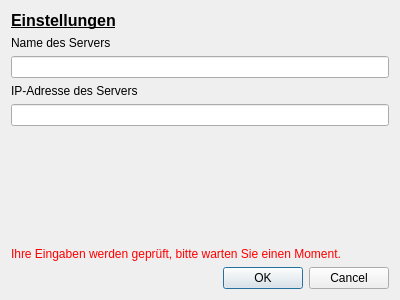
<?xml version="1.0" encoding="UTF-8"?>
<ui version="4.0">
 <class>SettingsDialog</class>
 <widget class="QDialog" name="SettingsDialog">
  <property name="geometry">
   <rect>
    <x>0</x>
    <y>0</y>
    <width>400</width>
    <height>300</height>
   </rect>
  </property>
  <property name="windowTitle">
   <string>Dialog</string>
  </property>
  <layout class="QVBoxLayout" name="verticalLayout">
   <item>
    <widget class="QLabel" name="label">
     <property name="text">
      <string>&lt;html&gt;&lt;head/&gt;&lt;body&gt;&lt;p&gt;&lt;span style=&quot; font-size:12pt; font-weight:600; text-decoration: underline;&quot;&gt;Einstellungen&lt;/span&gt;&lt;/p&gt;&lt;/body&gt;&lt;/html&gt;</string>
     </property>
    </widget>
   </item>
   <item>
    <widget class="QLabel" name="label_3">
     <property name="text">
      <string>Name des Servers</string>
     </property>
    </widget>
   </item>
   <item>
    <widget class="QLineEdit" name="edit_serverName"/>
   </item>
   <item>
    <widget class="QLabel" name="label_2">
     <property name="text">
      <string>IP-Adresse des Servers</string>
     </property>
    </widget>
   </item>
   <item>
    <widget class="QLineEdit" name="edit_serverIP"/>
   </item>
   <item>
    <spacer name="verticalSpacer">
     <property name="orientation">
      <enum>Qt::Vertical</enum>
     </property>
     <property name="sizeHint" stdset="0">
      <size>
       <width>20</width>
       <height>40</height>
      </size>
     </property>
    </spacer>
   </item>
   <item>
    <widget class="QLabel" name="label_4">
     <property name="enabled">
      <bool>true</bool>
     </property>
     <property name="styleSheet">
      <string notr="true">color: red</string>
     </property>
     <property name="text">
      <string>Ihre Eingaben werden geprüft, bitte warten Sie einen Moment.</string>
     </property>
    </widget>
   </item>
   <item>
    <widget class="QDialogButtonBox" name="buttonBox">
     <property name="orientation">
      <enum>Qt::Horizontal</enum>
     </property>
     <property name="standardButtons">
      <set>QDialogButtonBox::Cancel|QDialogButtonBox::Ok</set>
     </property>
    </widget>
   </item>
  </layout>
 </widget>
 <resources/>
 <connections>
  <connection>
   <sender>buttonBox</sender>
   <signal>accepted()</signal>
   <receiver>SettingsDialog</receiver>
   <slot>accept()</slot>
   <hints>
    <hint type="sourcelabel">
     <x>248</x>
     <y>254</y>
    </hint>
    <hint type="destinationlabel">
     <x>157</x>
     <y>274</y>
    </hint>
   </hints>
  </connection>
  <connection>
   <sender>buttonBox</sender>
   <signal>rejected()</signal>
   <receiver>SettingsDialog</receiver>
   <slot>reject()</slot>
   <hints>
    <hint type="sourcelabel">
     <x>316</x>
     <y>260</y>
    </hint>
    <hint type="destinationlabel">
     <x>286</x>
     <y>274</y>
    </hint>
   </hints>
  </connection>
 </connections>
</ui>
